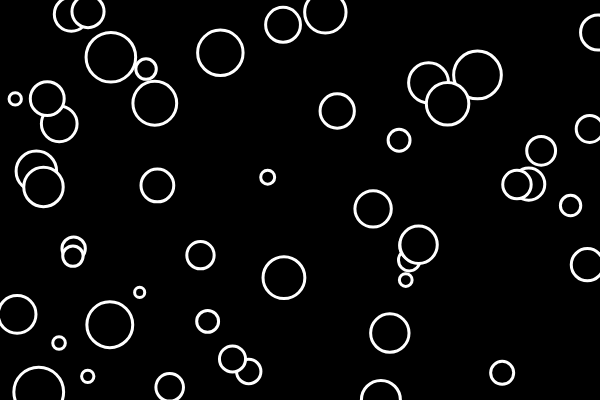
Frame 1 (no input)
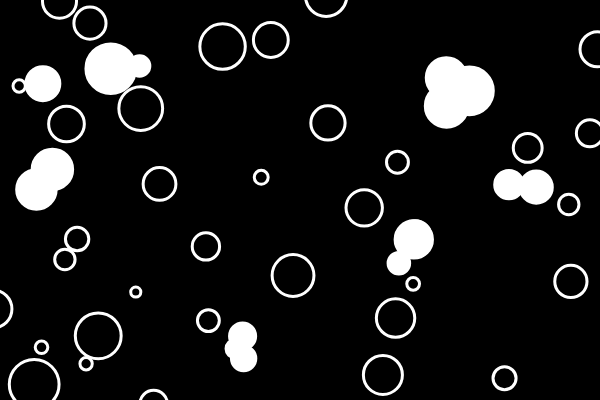
Frame 60 (no input)
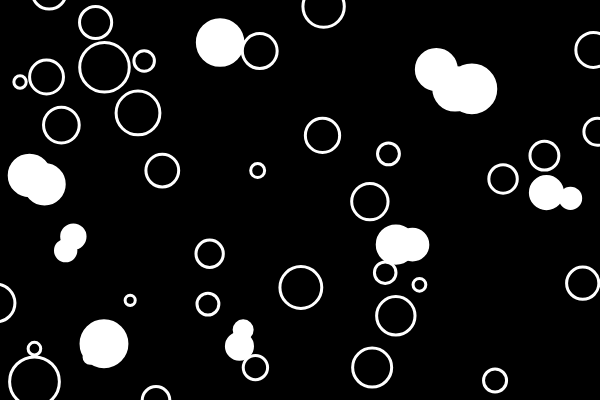
Frame 120 (the mouse pressed at the canvas centre since frame 60)

The p5.js sketch that drew these frames (run headless with seeded random() and noise() and a simulated clock; from frame 60 on, the mouse is pressed at the canvas centre):

// p5.js sketch
// ── sketch.js
let bubbles = [];

function setup() {
  createCanvas(600, 400);
  for (let i = 0; i < 50; i++) {
    let x = random(width);
    let y = random(height);
    let r = random(10, 50);
    bubbles[i] = new Bubble(x, y, r);
  }
}

function draw() {
  background(0);

  // new style for loop as of es6 ver of JS
  for (let b of bubbles) {
    b.show();
    b.move();
    let overlapping = false;
    for (let other of bubbles) {
      // don't want to check a bubble against itself
      if (b != other && b.intersects(other)) {
        overlapping = true;
      }
      if (overlapping) {
        b.changeColor(255);
      } else {
        b.changeColor(0);
      }
    }
  }
}

class Bubble {
  // first instance of a default argument
  constructor(x, y, r = 50) {
    this.x = x;
    this.y = y;
    this.r = r;
    this.brightness = 0;
  }

  // moving intersection logic to within class
  intersects(other) {
    let d = dist(this.x, this.y, other.x, other.y);
    // condensed
    return d < 0.5 * this.r + 0.5 * other.r;
  }

  move() {
    this.x = this.x + random(-2, 2);
    this.y = this.y + random(-2, 2);
  }

  changeColor(bright) {
    this.brightness = bright;
  }

  show() {
    fill(this.brightness);
    stroke(255);
    strokeWeight(3);
    ellipse(this.x, this.y, this.r);
  }
}
